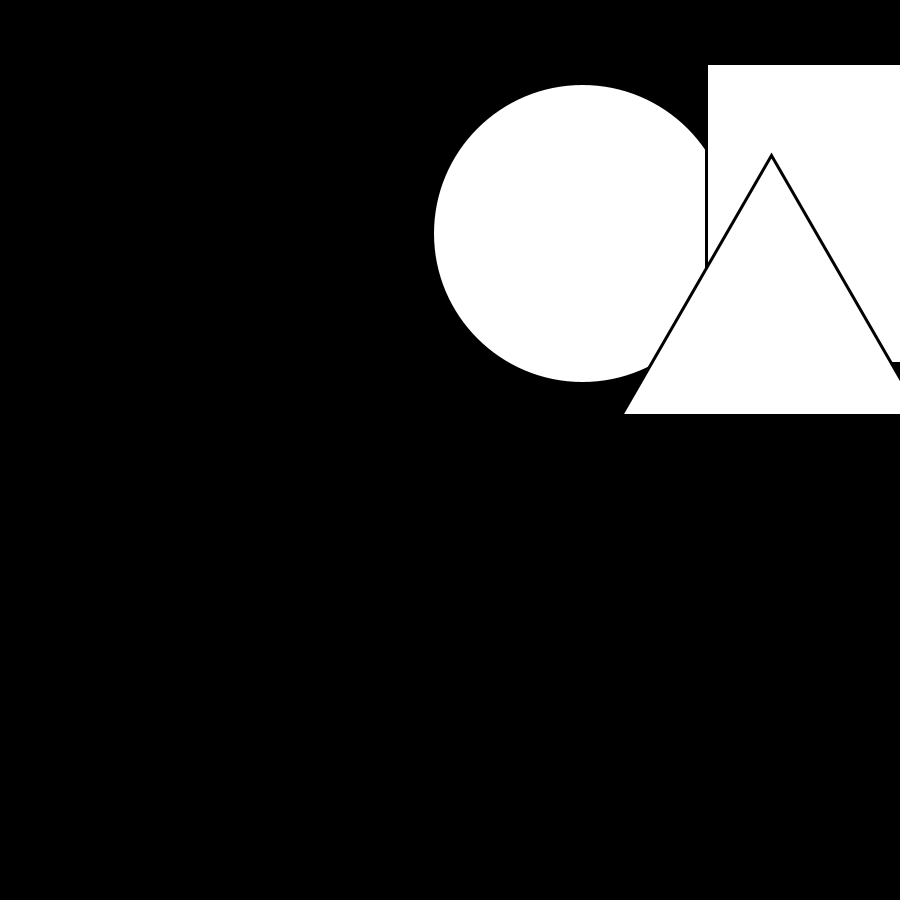
Frame 1 (no input)
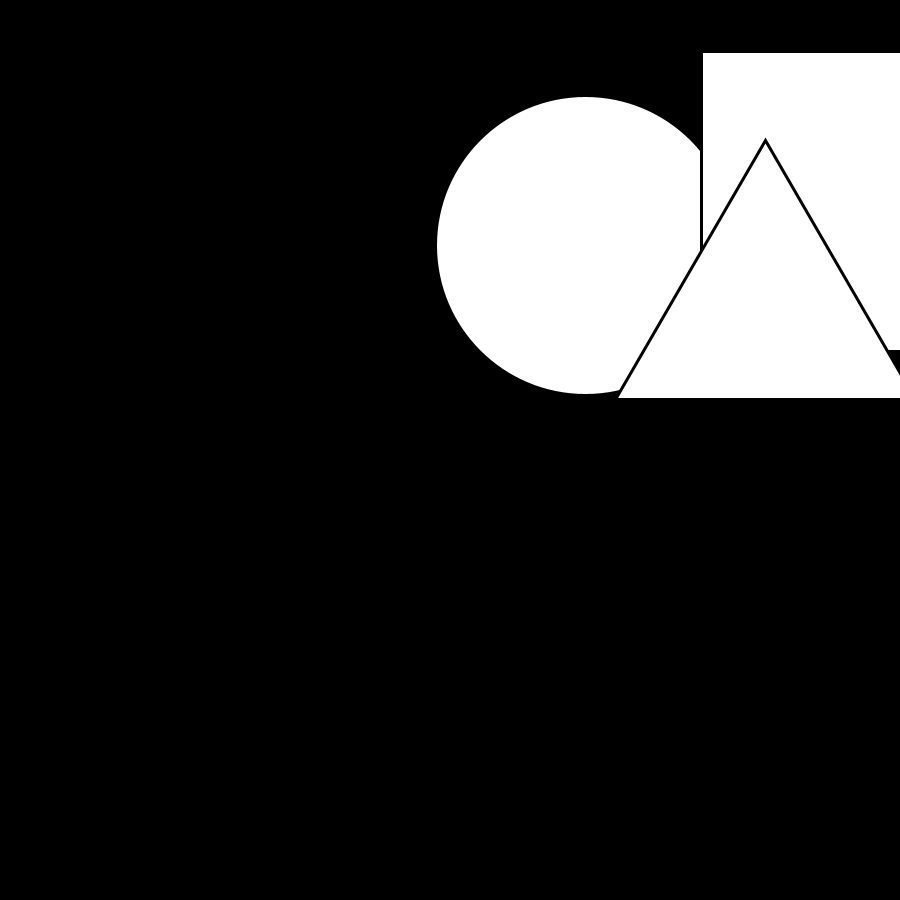
Frame 60 (the mouse pressed at the canvas centre just before this capture)
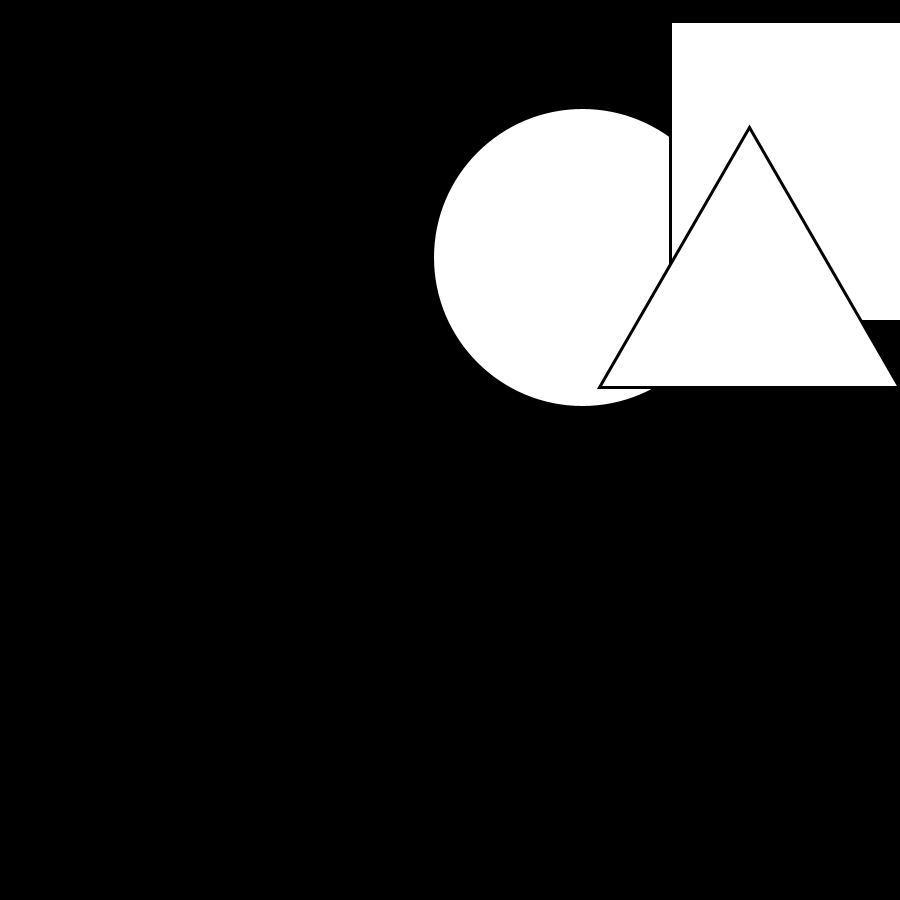
Frame 120 (the mouse held since frame 60 and released just before this capture)

The Processing sketch that drew these frames (run headless with seeded random() and noise(); from frame 60 on, the mouse is pressed at the canvas centre):

// Processing sketch: sketch_200826c
// ── sketch_200826c.pde

void setup() {
  background(0);
  size(900, 900);
  c=new Circle(new PVector(random(width), random(height)),l);
  s=new Square(new PVector(random(width),random(height)),l);
  t=new Triangle(new PVector(random(width),random(height)),l);
  stroke(0);
  strokeWeight(3);
  c.show();
  s.show();
  t.show();
  gx=random(10000);
  hx=random(10000);
  ix=random(10000);
  gy=random(10000);
  hy=random(10000);
  iy=random(10000);

}

Square s;
Triangle t;
Circle c;
float gx, hx, ix, gy, hy, iy;
float l = 300;
float inc=0.01;
void draw() {
  background(0);
  c.c.x+=map(noise(gx),0,1,-1,1);
  c.c.y+=map(noise(gy),0,1,-1,1);
  c.edges();
  c.show();
  s.c.x+=map(noise(hx),0,1,-1,1);
  s.c.y+=map(noise(hy),0,1,-1,1);
  s.edges();
  s.show();
  t.c.x+=map(noise(ix),0,1,-1,1);
  t.c.y+=map(noise(iy),0,1,-1,1);
  t.edges();
  t.recalculate();
  t.show();
  gx+=inc;
  hx+=inc;
  ix+=inc;
    gy+=inc;
  hy+=inc;
  iy+=inc;

}

class Square {
  PVector c;
  float l;
  Square(PVector center, float sideLength) {
    c=center;
    l=sideLength;
  }
  void show() {
    float tlx = c.x - l/2;
    float tly = c.y - l/2;
    rect(tlx, tly, l, l);
  }

  void edges() {
    if (c.x > width) {
      c.x = 0;
    } else if (c.x < 0) {
      c.x = width;
    }
    if (c.y > height) {
      c.y = 0;
    } else if (c.y < 0) {
      c.y = height;
    }
  }
}

class Circle {
  PVector c;
  float r;
  Circle(PVector center, float radius) {
    c=center;
    r=radius;
  }
  void show() {
    circle(c.x, c.y, r);
  }
  void edges() {
    if (c.x > width) {
      c.x = 0;
    } else if (c.x < 0) {
      c.x = width;
    }
    if (c.y > height) {
      c.y = 0;
    } else if (c.y < 0) {
      c.y = height;
    }
  }
}
class Triangle {
  PVector c, bl, top, br;
  float l;
  Triangle(PVector center, float sideLength) {
    c=center;
    l=sideLength;
    float midLine = sin(radians(60)) * sideLength;
    float halfBottomLine = sqrt(sideLength*sideLength - midLine*midLine);
    float blx = center.x - halfBottomLine;
    float bly = center.y + midLine/2;
    bl = new PVector(blx, bly);
    float brx = center.x + halfBottomLine;
    float bry = center.y + midLine/2;
    br = new PVector(brx, bry);
    top = new PVector(center.x, center.y - midLine/2);
  }
  void recalculate() {
    float midLine = sin(radians(60)) * l;
    float halfBottomLine = sqrt(l*l - midLine*midLine);
    float blx = c.x - halfBottomLine;
    float bly = c.y + midLine/2;
    bl = new PVector(blx, bly);
    float brx = c.x + halfBottomLine;
    float bry = c.y + midLine/2;
    br = new PVector(brx, bry);
    top = new PVector(c.x, c.y - midLine/2);
  }
  void show() {
    triangle(bl.x, bl.y, top.x, top.y, br.x, br.y);
  }
  void edges() {
    if (c.x > width) {
      c.x = 0;
    } else if (c.x < 0) {
      c.x = width;
    }
    if (c.y > height) {
      c.y = 0;
    } else if (c.y < 0) {
      c.y = height;
    }
  }
}
